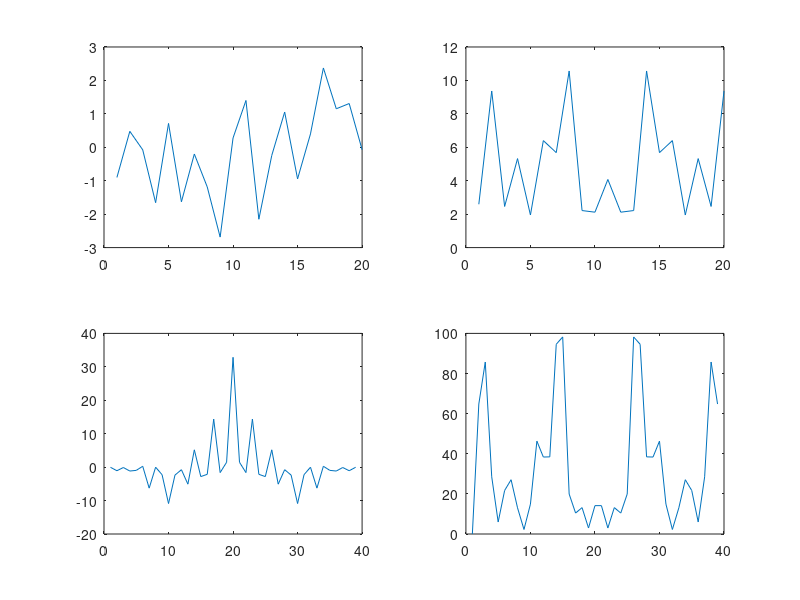
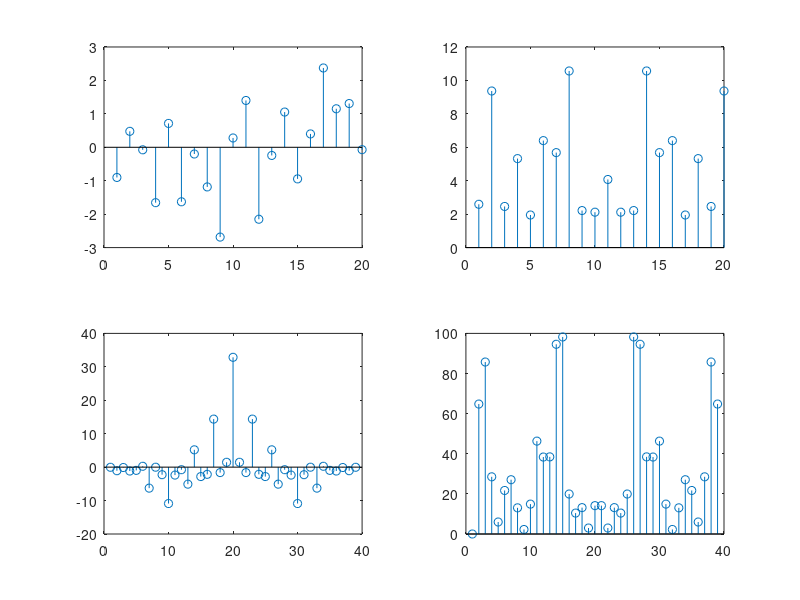

Write MATLAB code to recreate these figures, in order. (Note: this script raises an error after producing the figures.)
clc ;
clear ;
format compact ;
path( [ '..' filesep 'lab4' ], path ) ;

%% Example: Naive attempt to evaluate AWGN properties
n = 20 ;
s = randn( n, 1 ) ;
S = fft( s ) ;
SM = abs( S ) ;


[ r, lr ] = xcorr( s ) ;
%[ r2, l2] = xcor( s ) ;
[ r, lr ] = xcov( s ) ;

R = fft( r ) ;

h = figure( 'Color', 'w' ) ;


subplot( 2, 2, 1 ) ;
plot( s ) ;
subplot( 2, 2, 2 ) ;
plot( abs( S ) ) ;
subplot( 2, 2, 3 ) ;
plot( r ) ;
subplot( 2, 2, 4 ) ;
plot( abs( R ) ) ;


% discrete

h = figure( 'Color', 'w' ) ;
subplot( 2, 2, 1 ) ;
stem( s ) ;
subplot( 2, 2, 2 ) ;
stem( abs( S ) ) ;
subplot( 2, 2, 3 ) ;
stem( r ) ;
subplot( 2, 2, 4 ) ;
stem( abs( R ) ) ;


%% Exercise 7.1

M = 5 ;
N = 10 ;

m = 8 ;
v = 3 ;

Rn = random( [ M N ], m, v ) ;

% Calculate the sample mean and variance of all pseudo random matrices:

%a) for each column 
Mna = mean( Rn )
Vna = var( Rn )

%b) for each row
Mna = mean( Rn, 2 )
Vna = var( Rn, 0, 2 )

%c) for the whole matrix
Mnc = mean( Rn, 'all' ) 
Vnc = var( Rn, 0, 'all' )


%% Exercise 7.2:
% Generate a pseudo random column vector V of varying length N
% and constant mean and variance m = 10, v = 3.
% For each vector length N calculate sample mean ms and variance vs
% and for each calculated ms and vs calculate thei relative errors in %.
% Run this section several times to observe slightly different results each
% time.

m = 10	%desired mean 
v = 3	%desired variance

for N = [1 2 5 10.^[1:5]]
	V	= random( [ N 1 ], m , v ) ;
	sm	= mean( V ) ;
	sv	= var( V ) ;
	me	= 100 * abs(sm - m) / m ;
	ve  = 100 * abs(sv - v) / v ;

	fprintf(" N: %6d, mean: %10.6f, var: %10.6f, mean err: %10.6f%%, var err: %10.6f%% \n", N, sm, sv, me, ve ) ;
end

%% Exercise 7.3: Sample mean and sample variance: 
%  estimating Gaussian random process moments by averaging over enseble

h = figure('Name','Ensemble averaging over:','NumberTitle','off', 'Color', 'w')

% n - number of time samples per realization
% s - number of realisations - ensemble size
n = 100 ;

Nf = 4 ;
for f = [ 1 : Nf ]
	s = 10 .^ f 
	%each column is a single realization of Gaussian process
	%Noise matrix contains an ensemble or realizations - columns
	RN = random( [ n s ] ) ;
	
	%estimate mean signal
	Me		= mean( RN, 2 ) ;		%should be nearing 0 with larger s
	%estimate signal variance - should be one
	Ve		= var( RN, 0, 2 ) ;	%should be nearing 0 with larger s
	whos Data Me Ve
	signals = [ zeros( n, 1 ) ones( n, 1 ) Me Ve ] ;
	
	%assuming first index for plot is zero
	x = [ 0 : 1 : size( signals, 1 ) - 1 ] ;
	
	subplot( 2, 2, f ) ;

	plotSignals( h, 'plot', signals, x, 'rkbr' ) ;
	title( [ num2str( s ) ' realizations' ] ) ;
	xlabel( [ 'time index [n]' ] ) ;
end

set(h, 'Position',[ 800 100 1100 1000 ]) ;

%% Exercise 7.4: Sample mean and sample variance of a random vector 
%  estimating Gaussian random process moments by averaging over enseble
close all ;


% n - number of time samples per realization
% s - number of realisations - ensemble size
n = 10 ;

right = 0 ;
h = figure('Color', 'w' ) ;
for f = [ 3 4 ]		%or 3 4
	s = 10 .^ f 
	%each column is a set of samples belonging to a random vector component
	RN = random( [ s n ] ) ;
	
	%estimate mean signal
	Me		= mean( RN ) ;		%should be nearing 0 with larger s
	%estimate signal variance - should be one
	Ve		= var( RN ) ;		%should be nearing 0 with larger s
	
	
	subplot( 3, 2, 1 + right ) ;
	customPlot( Me, 'disc' ) ;
	title( ['means - autoscale' ] ) ;
	xlabel( [ 'X[j]' ] ) ;

	subplot( 3, 2, 3 + right ) ;
	customPlot( Ve, 'disc' ) ;
	title( ['variances - autoscale' ] ) ;
	xlabel( [ 'X[j]' ] ) ;

	subplot( 3, 2 ,5 + right ) ;
	customPlot( Ve, 'disc' ) ;
	hold on ;
	customPlot( Me, 'disc' ) ;
	grid on ;
	title( ['means and variances - in scale' ] ) ;
	xlabel( [ 'X[j]' ] ) ;

	right = right + 1 ;
end

%% Exercise 7.7: Autocorrelation function estimate

n	= 100 	% time samples
Nf	= 4 ;	% charts to draw

f1 = figure('Name','Averaged autocorrelation:','NumberTitle','off', 'Color', 'w') ;

for f = [ 0 : Nf - 1 ]
	
	s = 10 ^ f  
	%each column is a single realization of AWGN process
	%Noise matrix contains an ensemble or realizations - columns
	Noise = random( [ n s ] ) ;
	
	%autocorrelation realisations
	[ RaE, lags ]	= excor( Noise, Noise ) ;

	RaeMean			= mean( RaE, 2 ) ;

	subplot( 2, 2, f + 1 ) ;
	plotSignals( f1, 'plot', RaeMean, lags ) ;
	title( [ num2str( s ) ' realizations' ] ) ;
	xlabel( [ 'm' ] ) ;
end


%% Exercise 7.8: PSD estimate

n	= 128 ;	% time samples
Nf	= 4 ;	% charts to draw

f2 = figure('Name','PSD:','NumberTitle','off', 'Color', 'w') ;

for f = [ 0 : Nf - 1 ]
	
	s = 10 ^ f ; 
	%each column is a single realization of AWGN process
	%Noise matrix contains an ensemble or realizations - columns
	Noise = random( [ n s ] ) ;
	
	%autocorrelation realisations

	[ RaE, lags ]	= excor( Noise, Noise ) ;

	PSDrealisations	= fft( RaE, n, 1 ) ;
	PSDest1			= mean( PSDrealisations, 2 ) ;
	
	RaeMean			= mean( RaE, 2 ) ;
	PSDest2			= fft( RaeMean, n ) ;

	[ e, dh, de ] = equals( PSDest1, PSDest2 )  

	whos

	subplot( 2, 2, f + 1 ) ;
	plotSignals( f2, 'plot', abs( PSDest2 ) ) ;
	title( [ num2str( s ) ' realizations' ] ) ;
	xlabel( [ 'frequency [k]' ] ) ;
	ylim([0 3*n])
end



